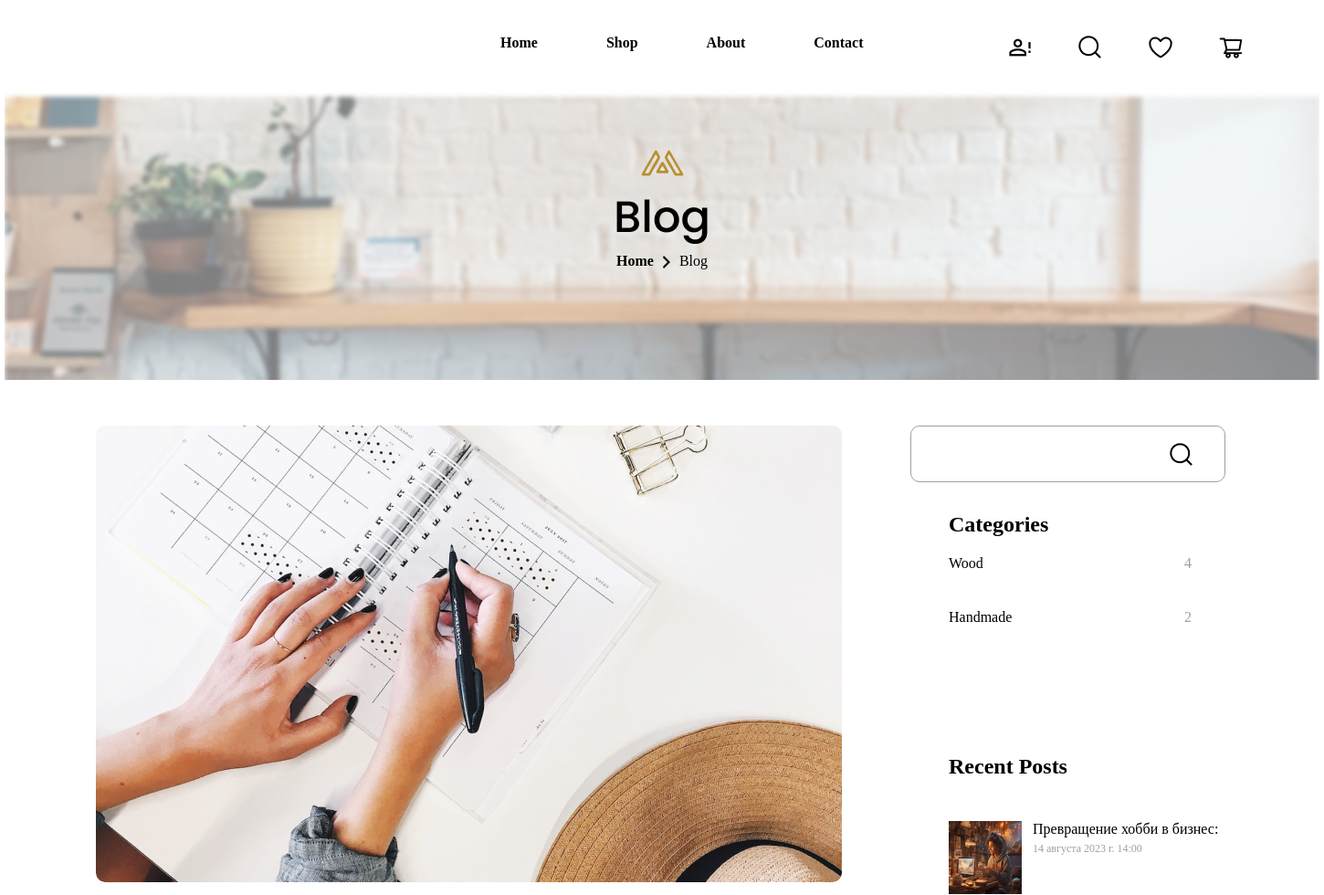
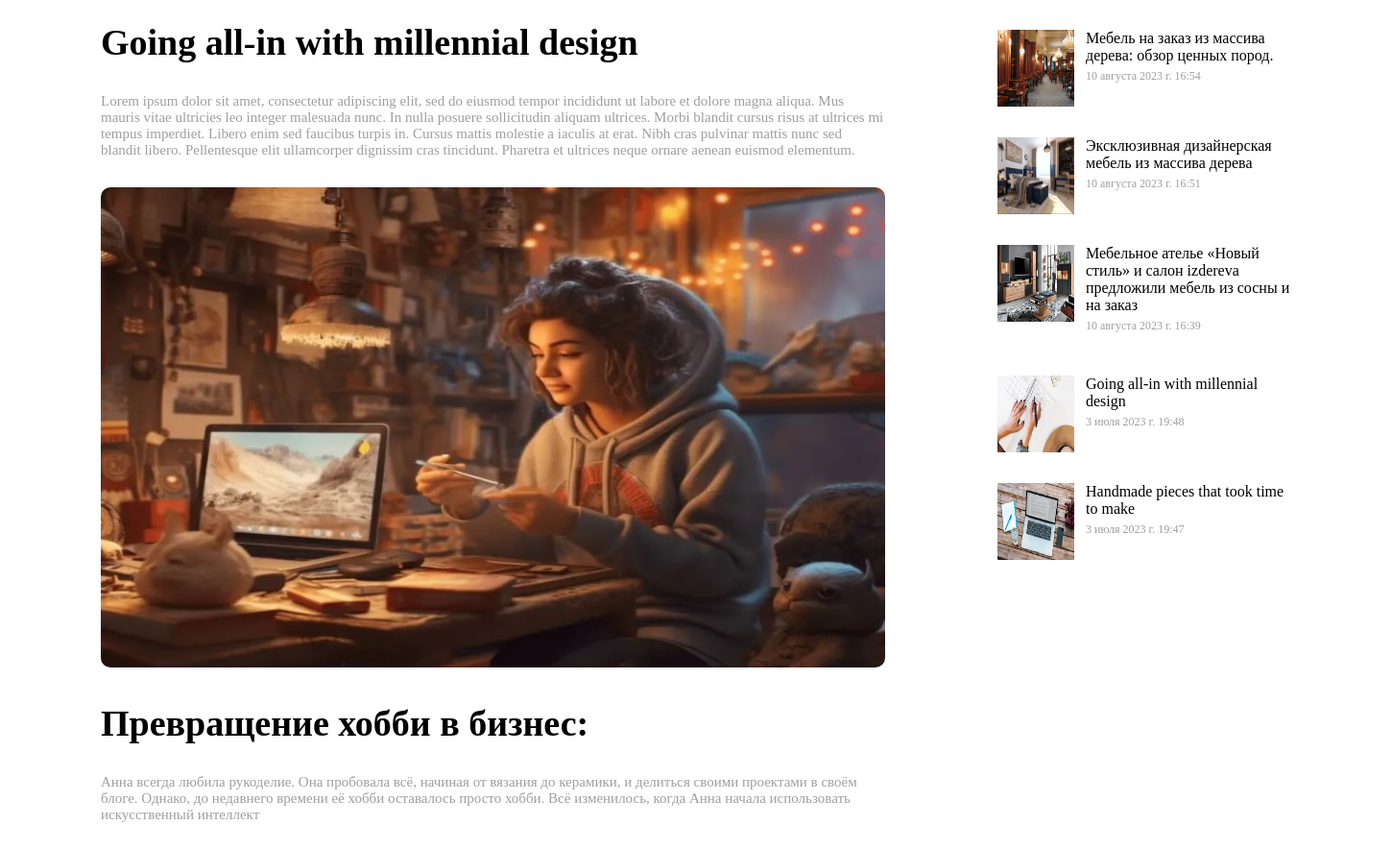
Screenshot of /blog/cat/2/ with the database file from the repository (2 pictures, top to bottom).
### blog/models.py (models this page shows, shortened)
class BlogArticles(models.Model):
    articles_name = models.CharField(max_length=100)
    articles_text = models.TextField()
    articles_author = models.CharField(max_length=100)
    pub_date = models.DateTimeField('date published')
    product_category = models.ForeignKey(CategoryArticles, on_delete=models.SET_NULL, null=True, blank=True)
    upload = models.ImageField(upload_to='uploads/', null=True, blank=True)
    class Meta:
        verbose_name = 'Статья'
        verbose_name_plural = 'Статьи'

class CategoryArticles(models.Model):
    category_name = models.CharField(max_length=255)
    def __str__(self):
        return self.category_name
    class Meta:
        verbose_name = 'Категория'
        verbose_name_plural = 'Категории'

### blog/views.py (the view)
# urls.py: path('', views.index, name='index'),
def index(request, key_id=None):
    dict_cat = {}
    categories = CategoryArticles.objects.all()
    articles = BlogArticles.objects.all()
    recents_post = BlogArticles.objects.order_by('pub_date')[::-1]
    for item in categories:
        dict_cat[item] = BlogArticles.objects.filter(product_category=item).count()
    if key_id:
        categories = CategoryArticles.objects.get(pk=key_id)
        articles = BlogArticles.objects.filter(product_category=categories)
    else:
        print('No articles are available.')
    context = {'articles': articles, 'categories': categories,
               'recents_post': recents_post, 'dict_cat': dict_cat}
    return render(request, 'index.html', context)

### blog/templates/index.html (shortened to what this page needs)
<!DOCTYPE html>
<html lang="en">
<head>
    {% load static %}
    <link rel="stylesheet" href="{% static 'blog/css/shop.css' %}">
</head>
<body>
        <header>
            <div class="first_line">
                <div class="menu">
                    <b class="home">Home</b>
                    <b>Shop</b>
                    <b>About</b>
                    <b>Contact</b>
                </div>
                <div class="sections">
                    <img src="{% static 'blog/img/account.png' %}" class="account">
                    <img src="{% static 'blog/img/search.png' %}">
                    <img src="{% static 'blog/img/heart.png' %}">
                    <img src="{% static 'blog/img/shopping.png' %}">
                </div>
            </div>
            <div class="imgline">
                <div class="bloggroup">
                    <img src="{% static 'blog/img/bloggroup.png' %}">
                    <div class="homeblog">
                        <b>Home</b>
                        <img src="{% static 'blog/img/arrowblog.png' %}">
                        <span>Blog</span>
                    </div>
                </div>
            </div>
        </header>
        <section>
            <div class="left_side">
            {% if articles %}
                <div>
                {% for article in articles %}
                    <img src="/media/{{article.upload}}">
                    <h1><a href="/blog/{{ article.id }}/">{{ article.articles_name }}</a></h1>
                    <p>{{ article.articles_text}}<a href="/blog/{{ article.id }}/"></a></p>
                {% endfor %}
            {% else %}
                <p>No articles are available.</p>
            {% endif %}
                </div>
            </div>
            <div class="right_side">
                <div>
                    <div class="search">
                        <form action="" method="post" class="" >
                          <input type="text" placeholder=" " name="search">
                          <button type="submit"><img src="{% static 'blog/img/search.png' %}"></button>
                        </form>
                    </div>
                    <div class="categories">
                        <h1>Categories</h1>
                        <div class="categories_menu">
                            {% for key, value in dict_cat.items %}
                            <div class="key">
                                <a href="/blog/cat/{{ key.id }}">{{key}}</a>
                                <p>{{value}}</p>
                            </div>
                            {% endfor %}
                    </div>
                </div>
                <div class="recent_post categories">
                    <h1>Recent Posts</h1>
                        {% if recents_post %}
                        {% for post in recents_post %}
                        <div class="recent_menu">
                            <img src="/media/{{post.upload}}">
                        <div class="recent_menu_text">
                            <a href="/blog/{{ post.id }}/">{{post.articles_name}}</a>
                            <p>{{post.pub_date}}</p>
                        </div>
                        </div>
                        {% endfor %}
                            {% else %}
                                <p>No category are available.</p>
                            {% endif %}
                    </div>
                </div>
            </div>
        </section>
</body>
</html>

### blog/static/blog/css/shop.css (style rules this page uses)
body { font-family: Poppins, serif; width: 1440px; margin: 0 auto; }
.first_line { display: flex; }
.menu { display: flex; padding: 38px; font-size: 16px; }
div.menu b { margin: 0; padding-left: 75px; height: 24px; }
div b.home { padding-left: 505px; }
.sections { padding-top: 38px; }
.sections img { padding-left: 45px; }
div img.account { padding-left: 120px; }
.imgline { height: 316px; background: url("../img/blogfont.png"); }
.bloggroup { height: 316px; text-align: center; padding-top: 40px; }
.homeblog img { width: 20px; height: 20px; vertical-align: middle; }
section { display: flex; padding-top: 50px; }
.left_side { display: flex; flex-direction: column; padding-left: 100px; width: 817px; }
.left_side img { border-radius: 10px; width: 817px; height: 500px; }
.left_side a { text-decoration: none; color: black; }
.left_side p { margin-bottom: 30px; color: #9F9F9F; font-size: 15px; }
.left_side h1 { font-size: 38px; }
.left_side div { padding-bottom: 54px; }
.right_side { width: 393px; padding-left: 30px; }
.search { text-align: center; padding-left: 41px; }
div.search input { border-radius: 10px; border: 1px solid #9F9F9F; background: white; width: 311px; height: 58px; font-size: 16px; }
input[type="text"] { padding-left: 30px; }
div.search button { position: relative; background: white; border: none; left: 125px; bottom: 45px; }
.categories { padding-left: 87px; }
.categories h1 { margin-top: 0; font-size: 24px; }
.categories_menu { padding-right: 40px; color: #9F9F9F; font-size: 16px; }
.categories_menu div { display: flex; justify-content: space-between; }
.key { padding-bottom: 41px; }
.key p { margin: 0; }
.key a { text-decoration: none; color: black; }
.recent_post { padding-top: 100px; }
.recent_menu { display: flex; padding-top: 26px; padding-bottom: 6px; }
.recent_menu img { width: 80px; height: 80px; }
.recent_menu div { padding-left: 12px; }
.recent_menu_text { display: block; }
.recent_menu_text a { text-decoration: none; color: black; width: 160px; }
.recent_menu p { font-size: 12px; margin-top: 5px; color: #9F9F9F; }

### rows the page displays
BlogArticles: upload (picture), articles_name "Going all-in with millennial design", articles_text "Lorem ipsum dolor sit amet, consectetur adipiscing elit, sed do eiusmod tempor incididunt ut labore et dolore magna aliqua. Mus mauris vitae ultricies leo integer malesuada nunc. In nulla posuere sollicitudin aliquam ultrices. Morbi blandit cursus risus at ultrices mi tempus imperdiet. Libero enim sed faucibus turpis in. Cursus mattis molestie a iaculis at erat. Nibh cras pulvinar mattis nunc sed blandit libero. Pellentesque elit ullamcorper dignissim cras tincidunt. Pharetra et ultrices neque ornare aenean euismod elementum.", pub_date "3 июля 2023 г. 19:48"
BlogArticles: upload (picture), articles_name "Превращение хобби в бизнес:", articles_text "Анна всегда любила рукоделие. Она пробовала всё, начиная от вязания до керамики, и делиться своими проектами в своём блоге. Однако, до недавнего времени её хобби оставалось просто хобби. Всё изменилось, когда Анна начала использовать искусственный интеллект", pub_date "14 августа 2023 г. 14:00"
CategoryArticles: category_name "Wood", value "4"
CategoryArticles: category_name "Handmade", id "2"
BlogArticles: upload (picture), articles_name "Мебель на заказ из массива дерева: обзор ценных пород.", pub_date "10 августа 2023 г. 16:54"
BlogArticles: upload (picture), articles_name "Эксклюзивная дизайнерская мебель из массива дерева", pub_date "10 августа 2023 г. 16:51"
BlogArticles: upload (picture), articles_name "Мебельное ателье «Новый стиль» и салон izdereva предложили мебель из сосны и на заказ", pub_date "10 августа 2023 г. 16:39"
BlogArticles: upload (picture), articles_name "Handmade pieces that took time to make", pub_date "3 июля 2023 г. 19:47"
